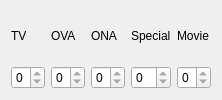
         <widget class="QWidget" name="tab_lookSeries">
          <attribute name="title">
           <string>Sees</string>
          </attribute>
          <layout class="QGridLayout" name="gridLayout_2">
           <item row="0" column="4">
            <widget class="QLabel" name="Lbl_Film2">
             <property name="text">
              <string>Movie</string>
             </property>
            </widget>
           </item>
           <item row="0" column="0">
            <widget class="QLabel" name="Lbl_TV2">
             <property name="text">
              <string>TV</string>
             </property>
            </widget>
           </item>
           <item row="0" column="1">
            <widget class="QLabel" name="Lbl_OVA2">
             <property name="text">
              <string>OVA</string>
             </property>
            </widget>
           </item>
           <item row="0" column="2">
            <widget class="QLabel" name="Lbl_ONA2">
             <property name="text">
              <string>ONA</string>
             </property>
            </widget>
           </item>
           <item row="0" column="3">
            <widget class="QLabel" name="Lbl_Spec2">
             <property name="text">
              <string>Special</string>
             </property>
            </widget>
           </item>
           <item row="1" column="0">
            <widget class="QSpinBox" name="SpinBox_vTV">
             <property name="whatsThis">
              <string>You can use a mouse wheel for value change</string>
             </property>
             <property name="maximum">
              <number>0</number>
             </property>
            </widget>
           </item>
           <item row="1" column="1">
            <widget class="QSpinBox" name="SpinBox_vOVA">
             <property name="whatsThis">
              <string>You can use a mouse wheel for value change</string>
             </property>
             <property name="maximum">
              <number>0</number>
             </property>
            </widget>
           </item>
           <item row="1" column="2">
            <widget class="QSpinBox" name="SpinBox_vONA">
             <property name="whatsThis">
              <string>You can use a mouse wheel for value change</string>
             </property>
             <property name="maximum">
              <number>0</number>
             </property>
            </widget>
           </item>
           <item row="1" column="3">
            <widget class="QSpinBox" name="SpinBox_vSpec">
             <property name="whatsThis">
              <string>You can use a mouse wheel for value change</string>
             </property>
             <property name="maximum">
              <number>0</number>
             </property>
            </widget>
           </item>
           <item row="1" column="4">
            <widget class="QSpinBox" name="SpinBox_vMovie">
             <property name="whatsThis">
              <string>You can use a mouse wheel for value change</string>
             </property>
             <property name="maximum">
              <number>0</number>
             </property>
            </widget>
           </item>
          </layout>
         </widget>
